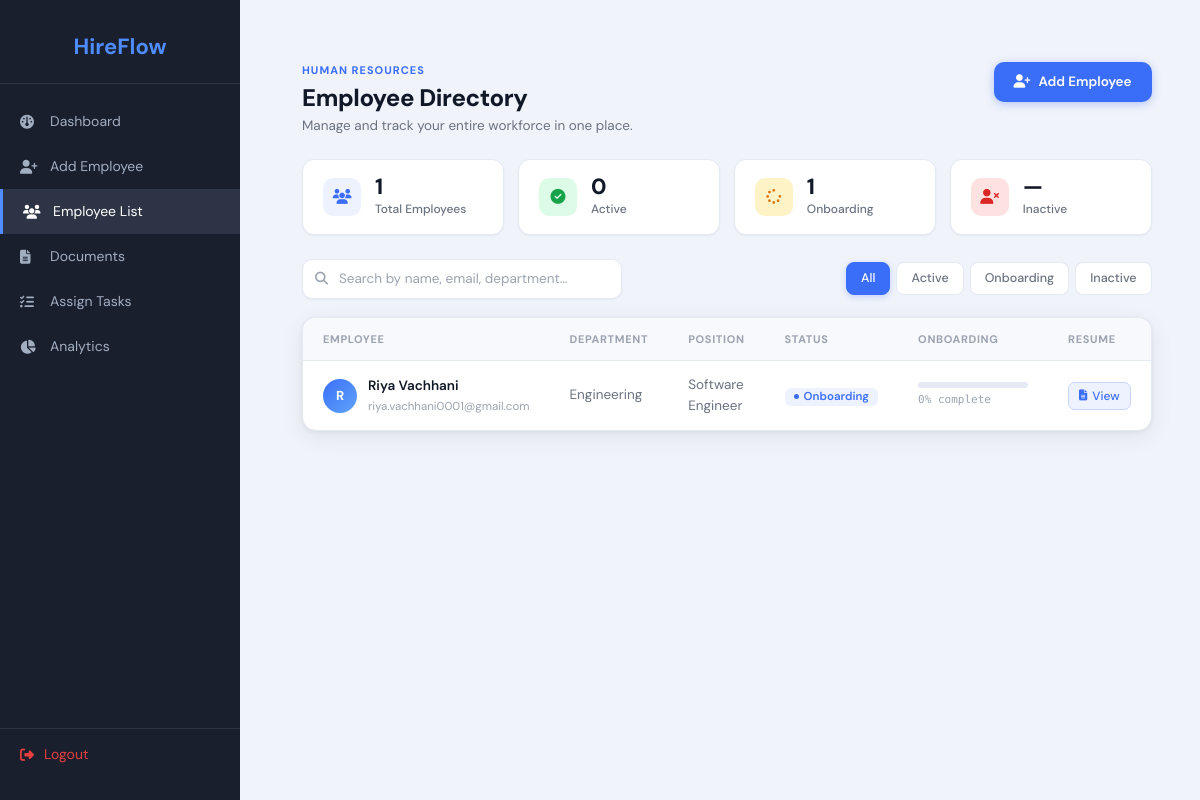
/hr/employees/ (signed in), run on the app's committed database.
### accounts/models.py (models this page shows, shortened)
class Employee(models.Model):
    ROLE_CHOICES = [
        ('HR', 'HR'),
        ('EMPLOYEE', 'Employee'),
    ]
    STATUS_CHOICES = [
        ('onboarding', 'Onboarding'),
        ('active', 'Active'),
        ('inactive', 'Inactive'),
    ]
    user = models.OneToOneField(User, on_delete=models.CASCADE)
    employee_id = models.CharField(max_length=20, unique=True)
    role = models.CharField(max_length=10, choices=ROLE_CHOICES)
    full_name = models.CharField(max_length=100)
    email = models.EmailField(unique=True)
    phone = models.CharField(max_length=15, blank=True)
    department = models.CharField(max_length=100, blank=True)
    position = models.CharField(max_length=100, blank=True)
    joining_date = models.DateField(null=True, blank=True)
    status = models.CharField(max_length=20, choices=STATUS_CHOICES, default='onboarding')
    resume = models.FileField(upload_to='resumes/', blank=True, null=True)
    skills = models.TextField(blank=True)
    onboarding_progress = models.IntegerField(default=0)

### onboarding/views.py (the view)
    def wrapper(request, *args, **kwargs):
        if not request.user.is_authenticated:
            return redirect('/')
        try:
            Employee.objects.get(user=request.user, role='HR')
        except Employee.DoesNotExist:
            return redirect('/')
        return view_func(request, *args, **kwargs)

### onboarding/context_processors.py (called while the page is built)
def user_role(request):
    is_hr       = False
    is_employee = False
    if request.user.is_authenticated:
        try:
            emp         = Employee.objects.get(user=request.user)
            is_hr       = emp.role == 'HR'
            is_employee = emp.role == 'EMPLOYEE'
        except Employee.DoesNotExist:
            pass
    return {'is_hr': is_hr, 'is_employee': is_employee}

### onboarding/views.py (called while the page is built)
def hr_required(view_func):
    def wrapper(request, *args, **kwargs):
        if not request.user.is_authenticated:
            return redirect('/')
        try:
            Employee.objects.get(user=request.user, role='HR')
        except Employee.DoesNotExist:
            return redirect('/')
        return view_func(request, *args, **kwargs)
    return wrapper

### templates/employee_list.html (shortened to what this page needs)
{% extends "base.html" %}
{% block content %}
<div class="ph">
  <div>
    <p class="ph-eyebrow">Human Resources</p>
    <h2 class="ph-title">Employee Directory</h2>
    <p class="ph-sub">Manage and track your entire workforce in one place.</p>
  </div>
  <a href="/hr/add-employee/" class="btn-primary-custom">
    <i class="fa fa-user-plus"></i> Add Employee
  </a>
</div>
<div class="stats-row">
  <div class="stat-card">
    <div class="stat-icon stat-icon-blue"><i class="fa fa-users"></i></div>
    <div>
      <div class="stat-val">{{ total_count }}</div>
      <div class="stat-lbl">Total Employees</div>
    </div>
  </div>
  <div class="stat-card">
    <div class="stat-icon stat-icon-green"><i class="fa fa-check-circle"></i></div>
    <div>
      <div class="stat-val">{{ active_count }}</div>
      <div class="stat-lbl">Active</div>
    </div>
  </div>
  <div class="stat-card">
    <div class="stat-icon stat-icon-orange"><i class="fa fa-spinner"></i></div>
    <div>
      <div class="stat-val">{{ onboarding_count|default:"—" }}</div>
      <div class="stat-lbl">Onboarding</div>
    </div>
  </div>
  <div class="stat-card">
    <div class="stat-icon stat-icon-red"><i class="fa fa-user-times"></i></div>
    <div>
      <div class="stat-val">{{ inactive_count|default:"—" }}</div>
      <div class="stat-lbl">Inactive</div>
    </div>
  </div>
</div>
<div class="toolbar">
  <form method="get" style="display:contents;">
    <div class="search-wrap">
      <span class="search-icon"></span>
      <input type="text" name="q" value="{{ q }}" class="search-input" placeholder="Search by name, email, department…">
    </div>
    <div class="filter-tabs">
      <a href="?" class="filter-tab {% if not status_filter %}active{% endif %}">All</a>
      <a href="?status=active" class="filter-tab {% if status_filter == 'active' %}active{% endif %}">Active</a>
      <a href="?status=onboarding" class="filter-tab {% if status_filter == 'onboarding' %}active{% endif %}">Onboarding</a>
      <a href="?status=inactive" class="filter-tab {% if status_filter == 'inactive' %}active{% endif %}">Inactive</a>
    </div>
  </form>
</div>
<div class="main-card">
  <div style="overflow-x:auto;">
    <table class="emp-table">
      <thead>
        <tr>
          <th>Employee</th>
          <th>Department</th>
          <th>Position</th>
          <th>Status</th>
          <th>Onboarding</th>
          <th>Resume</th>
        </tr>
      </thead>
      <tbody>
        {% for emp in employees %}
        <tr>
          <td>
            <div class="name-cell">
              <div class="avatar-sm">{{ emp.full_name|first }}</div>
              <div>
                <a href="/hr/employee/{{ emp.id }}/" class="name-link">{{ emp.full_name }}</a>
                <div class="name-sub">{{ emp.email }}</div>
              </div>
            </div>
          </td>
          <td style="color:var(--text-2);">{{ emp.department }}</td>
          <td style="color:var(--text-2);">{{ emp.position }}</td>
          <td>
            {% if emp.status == 'active' %}
              <span class="badge badge-success"><span class="badge-dot"></span>Active</span>
            {% elif emp.status == 'onboarding' %}
              <span class="badge badge-primary"><span class="badge-dot"></span>Onboarding</span>
            {% else %}
              <span class="badge badge-danger"><span class="badge-dot"></span>Inactive</span>
            {% endif %}
          </td>
          <td>
            <div class="prog-wrap">
              <div class="prog-track">
              </div>
              <div class="prog-label">{{ emp.onboarding_progress }}% complete</div>
            </div>
          </td>
          <td>
            {% if emp.resume %}
              <a href="{{ emp.resume.url }}" class="btn-resume-sm" target="_blank">
                <i class="fa fa-file-text" style="font-size:11px;"></i> View
              </a>
            {% else %}
              <span style="font-size:12.5px; color:var(--text-3);">No resume</span>
            {% endif %}
          </td>
        </tr>
        {% endfor %}
      </tbody>
    </table>
  </div>
</div>
{% endblock %}

### templates/base.html (style rules this page uses)
body { display: flex; min-height: 100vh; background: #f4f6f9; }
.stat-card { background: white; border-radius: 12px; padding: 20px; box-shadow: 0 2px 10px rgba(0,0,0,0.06); display: flex; align-items: center; gap: 15px; }
.stat-icon { width: 50px; height: 50px; border-radius: 10px; display: flex; align-items: center; justify-content: center; font-size: 20px; color: white; }

### data on the page
Employee: full_name|first "R", full_name "Riya Vachhani", email "riya.vachhani0001@gmail.com", department "Engineering", position "Software Engineer", status "onboarding" (drawn), onboarding_progress "0"

### other printed values
{{ total_count }} "1"
{{ active_count }} "0"
{{ onboarding_count|default:"—" }} "1"
{{ inactive_count|default:"—" }} "—"
